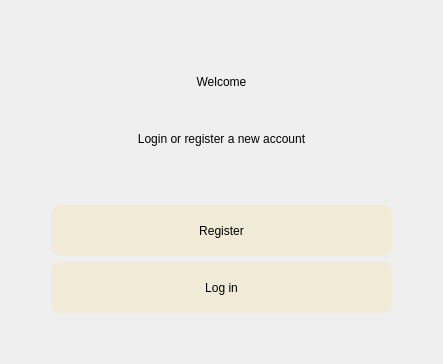
                  <widget class="QWidget" name="startup">
                      <layout class="QVBoxLayout" name="verticalLayout_3">
                          <item>
                              <spacer name="verticalSpacer_3">
                                  <property name="orientation">
                                      <enum>Qt::Vertical</enum>
                                  </property>
                                  <property name="sizeHint" stdset="0">
                                      <size>
                                          <width>20</width>
                                          <height>40</height>
                                      </size>
                                  </property>
                              </spacer>
                          </item>
                          <item>
                              <widget class="QLabel" name="welcomelabel">
                                  <property name="minimumSize">
                                      <size>
                                          <width>300</width>
                                          <height>61</height>
                                      </size>
                                  </property>
                                  <property name="maximumSize">
                                      <size>
                                          <width>16777215</width>
                                          <height>61</height>
                                      </size>
                                  </property>
                                  <property name="styleSheet">
                                      <string notr="true">font: 36pt &quot;MS Shell Dlg 2&quot;;
color:rgb(0,0,0);</string>
                                  </property>
                                  <property name="text">
                                      <string>Welcome</string>
                                  </property>
                                  <property name="alignment">
                                      <set>Qt::AlignCenter</set>
                                  </property>
                              </widget>
                          </item>
                          <item>
                              <widget class="QLabel" name="textlabel">
                                  <property name="minimumSize">
                                      <size>
                                          <width>400</width>
                                          <height>41</height>
                                      </size>
                                  </property>
                                  <property name="maximumSize">
                                      <size>
                                          <width>16777215</width>
                                          <height>41</height>
                                      </size>
                                  </property>
                                  <property name="styleSheet">
                                      <string notr="true">font: 16pt &quot;MS Shell Dlg 2&quot;;
color:rgb(0,0,0);</string>
                                  </property>
                                  <property name="text">
                                      <string>Login or register a new account</string>
                                  </property>
                                  <property name="alignment">
                                      <set>Qt::AlignCenter</set>
                                  </property>
                              </widget>
                          </item>
                          <item>
                              <spacer name="verticalSpacer_2">
                                  <property name="orientation">
                                      <enum>Qt::Vertical</enum>
                                  </property>
                                  <property name="sizeHint" stdset="0">
                                      <size>
                                          <width>20</width>
                                          <height>40</height>
                                      </size>
                                  </property>
                              </spacer>
                          </item>
                          <item>
                              <layout class="QHBoxLayout" name="horizontalLayout">
                                  <item>
                                      <spacer name="horizontalSpacer">
                                          <property name="orientation">
                                              <enum>Qt::Horizontal</enum>
                                          </property>
                                          <property name="sizeHint" stdset="0">
                                              <size>
                                                  <width>40</width>
                                                  <height>20</height>
                                              </size>
                                          </property>
                                      </spacer>
                                  </item>
                                  <item>
                                      <widget class="QPushButton" name="register_startup">
                                          <property name="sizePolicy">
                                              <sizepolicy hsizetype="Fixed" vsizetype="Fixed">
                                                  <horstretch>0</horstretch>
                                                  <verstretch>0</verstretch>
                                              </sizepolicy>
                                          </property>
                                          <property name="minimumSize">
                                              <size>
                                                  <width>341</width>
                                                  <height>51</height>
                                              </size>
                                          </property>
                                          <property name="maximumSize">
                                              <size>
                                                  <width>341</width>
                                                  <height>51</height>
                                              </size>
                                          </property>
                                          <property name="cursor">
                                              <cursorShape>PointingHandCursor</cursorShape>
                                          </property>
                                          <property name="styleSheet">
                                              <string notr="true">border-radius:10px;
background-color:rgb(240, 234, 214);
font: 18pt &quot;MS Shell Dlg 2&quot;;</string>
                                          </property>
                                          <property name="text">
                                              <string>Register</string>
                                          </property>
                                      </widget>
                                  </item>
                                  <item>
                                      <spacer name="horizontalSpacer_2">
                                          <property name="orientation">
                                              <enum>Qt::Horizontal</enum>
                                          </property>
                                          <property name="sizeHint" stdset="0">
                                              <size>
                                                  <width>40</width>
                                                  <height>20</height>
                                              </size>
                                          </property>
                                      </spacer>
                                  </item>
                              </layout>
                          </item>
                          <item>
                              <layout class="QHBoxLayout" name="horizontalLayout_2">
                                  <item>
                                      <spacer name="horizontalSpacer_3">
                                          <property name="orientation">
                                              <enum>Qt::Horizontal</enum>
                                          </property>
                                          <property name="sizeHint" stdset="0">
                                              <size>
                                                  <width>40</width>
                                                  <height>20</height>
                                              </size>
                                          </property>
                                      </spacer>
                                  </item>
                                  <item>
                                      <widget class="QPushButton" name="login_startup">
                                          <property name="sizePolicy">
                                              <sizepolicy hsizetype="Fixed" vsizetype="Fixed">
                                                  <horstretch>0</horstretch>
                                                  <verstretch>0</verstretch>
                                              </sizepolicy>
                                          </property>
                                          <property name="minimumSize">
                                              <size>
                                                  <width>341</width>
                                                  <height>51</height>
                                              </size>
                                          </property>
                                          <property name="maximumSize">
                                              <size>
                                                  <width>341</width>
                                                  <height>51</height>
                                              </size>
                                          </property>
                                          <property name="cursor">
                                              <cursorShape>PointingHandCursor</cursorShape>
                                          </property>
                                          <property name="styleSheet">
                                              <string notr="true">border-radius:10px;
background-color:rgb(240, 234, 214);
font: 18pt &quot;MS Shell Dlg 2&quot;;</string>
                                          </property>
                                          <property name="text">
                                              <string>Log in</string>
                                          </property>
                                      </widget>
                                  </item>
                                  <item>
                                      <spacer name="horizontalSpacer_4">
                                          <property name="orientation">
                                              <enum>Qt::Horizontal</enum>
                                          </property>
                                          <property name="sizeHint" stdset="0">
                                              <size>
                                                  <width>40</width>
                                                  <height>20</height>
                                              </size>
                                          </property>
                                      </spacer>
                                  </item>
                              </layout>
                          </item>
                          <item>
                              <spacer name="verticalSpacer">
                                  <property name="orientation">
                                      <enum>Qt::Vertical</enum>
                                  </property>
                                  <property name="sizeHint" stdset="0">
                                      <size>
                                          <width>20</width>
                                          <height>40</height>
                                      </size>
                                  </property>
                              </spacer>
                          </item>
                      </layout>
                  </widget>
